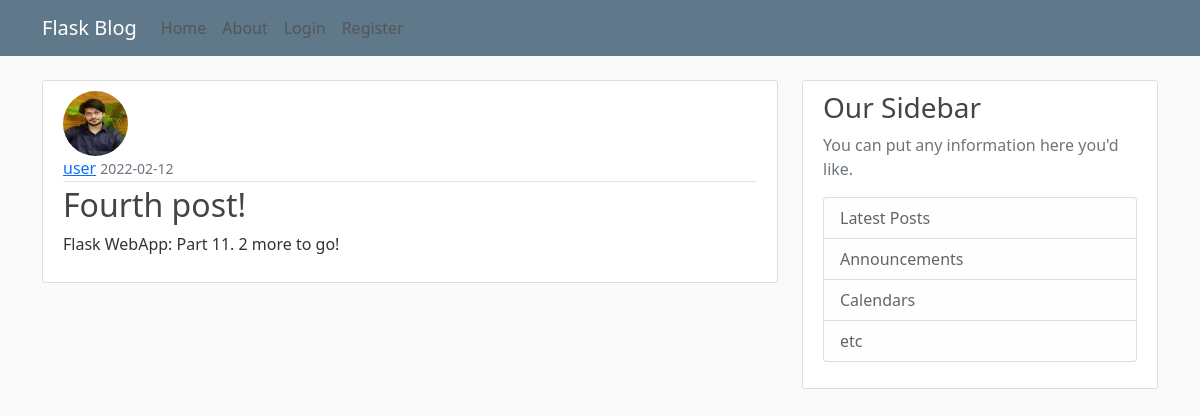
The app's page /post/4 with its own data.
### flaskblog/models.py (models this page shows, shortened)
class User(db.Model, UserMixin):
    id = db.Column(db.Integer, primary_key=True)
    username = db.Column(db.String(20), unique=True, nullable=False)
    email = db.Column(db.String(120), unique=True, nullable=False)
    image_file = db.Column(db.String(20), nullable=False, default='default.jpg')
    password = db.Column(db.String(60), nullable=False)
    posts = db.relationship('Post', backref='author', lazy=True)

class Post(db.Model):
    id = db.Column(db.Integer, primary_key=True)
    title = db.Column(db.String(100), nullable=False)
    date_posted = db.Column(db.DateTime, nullable=False, default=datetime.utcnow)
    content = db.Column(db.Text, nullable=False)
    user_id = db.Column(db.Integer, db.ForeignKey('user.id'), nullable=False)

### flaskblog/posts/routes.py (the view)
@posts.route("/post/<int:post_id>")
def post(post_id):
    post = Post.query.get_or_404(post_id)
    return render_template('post.html', title=post.title, post=post)

### flaskblog/templates/post.html (shortened to what this page needs)
{% extends "layout.html" %}
{% block content %}
  <article class="media content-section">
    <img class="rounded-circle article-img" src="{{ url_for('static', filename='profile_pics/' + post.author.image_file) }}">
    <div class="media-body">
      <div class="article-metadata">
        <a class="mr-2" href="{{ url_for('users.user_posts', username = post.author.username) }}">{{ post.author.username }}</a>
        <small class="text-muted">{{ post.date_posted.strftime('%Y-%m-%d') }}</small>
      </div>
      <h2 class="article-title">{{ post.title }}</h2>
      <p class="article-content">{{ post.content }}</p>
    </div>
  </article>
{% endblock content %}

### flaskblog/static/main.css (style rules this page uses)
body { background: #fafafa; color: #333333; margin-top: 5rem; }
h1, h2, h3, h4, h5, h6 { color: #444444; }
.content-section { background: #ffffff; padding: 10px 20px; border: 1px solid #dddddd; border-radius: 3px; margin-bottom: 20px; }
.article-title { color: #444444; }
.article-content { white-space: pre-line; }
.article-img { height: 65px; width: 65px; margin-right: 16px; }
.article-metadata { padding-bottom: 1px; margin-bottom: 4px; border-bottom: 1px solid #e3e3e3 }

### records on screen
User: image_file (picture), author.username "user"
Post: date_posted "2022-02-12", title "Fourth post!", content "Flask WebApp: Part 11. 2 more to go!"
